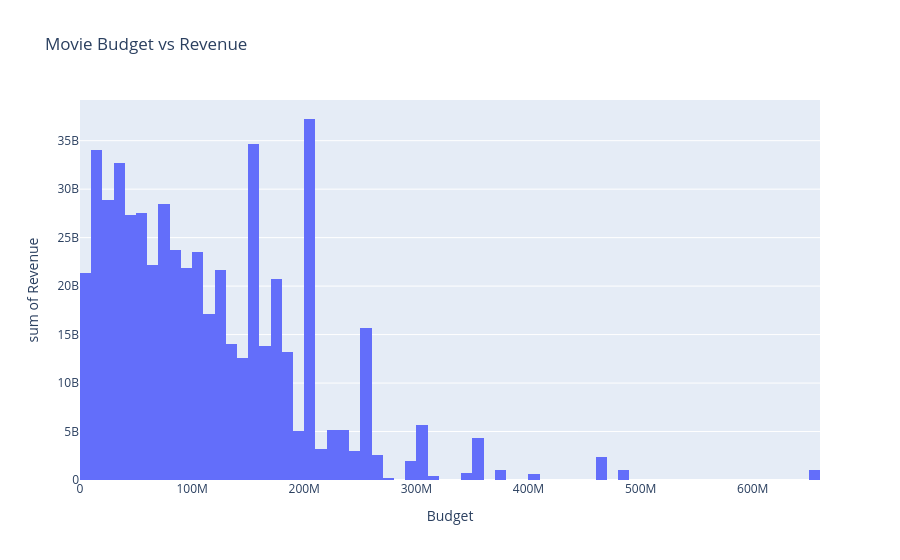

Notebook code for this chart:
### Markdown cell above
BIVARIATE ANALYSIS

### Code cell
# Budget vs Revenue

fig = px.histogram(
    movies,
    x="budget",
    y="revenue",
    title="Movie Budget vs Revenue",
    labels={
        "budget": "Budget",
        "revenue": "Revenue"
    }
)

fig.show()

### Figure 1 — Plotly figure (JSON) as saved in the notebook; plotly's stock layout.template omitted (floating-point values rounded to 4 significant figures; data arrays with more than 128 entries replaced by an {"elided": "..."} marker saying what was removed)
{"data": [{"bingroup": "x", "histfunc": "sum", "hovertemplate": "Budget=%{x}<br>sum of Revenue=%{y}<extra></extra>", "legendgroup": "", "marker": {"color": "#636efa", "pattern": {"shape": ""}}, "name": "", "orientation": "v", "showlegend": false, "type": "histogram", "x": {"elided": "2503 float values"}, "xaxis": "x", "y": {"elided": "2503 float values"}, "yaxis": "y"}], "layout": {"barmode": "relative", "legend": {"tracegroupgap": 0}, "title": {"text": "Movie Budget vs Revenue"}, "xaxis": {"anchor": "y", "domain": [0, 1], "title": {"text": "Budget"}}, "yaxis": {"anchor": "x", "domain": [0, 1], "title": {"text": "sum of Revenue"}}}}
